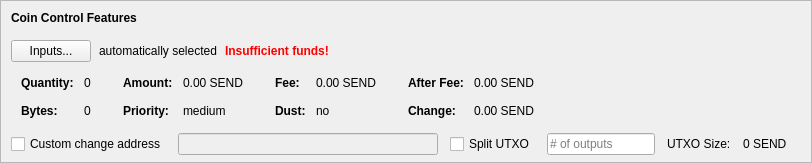
    <widget class="QFrame" name="frameCoinControl">
     <property name="sizePolicy">
      <sizepolicy hsizetype="Expanding" vsizetype="Expanding">
       <horstretch>0</horstretch>
       <verstretch>0</verstretch>
      </sizepolicy>
     </property>
     <property name="maximumSize">
      <size>
       <width>16777215</width>
       <height>16777215</height>
      </size>
     </property>
     <property name="frameShape">
      <enum>QFrame::StyledPanel</enum>
     </property>
     <property name="frameShadow">
      <enum>QFrame::Sunken</enum>
     </property>
     <layout class="QVBoxLayout" name="verticalLayoutCoinControl2">
      <property name="spacing">
       <number>0</number>
      </property>
      <property name="leftMargin">
       <number>0</number>
      </property>
      <property name="topMargin">
       <number>0</number>
      </property>
      <property name="rightMargin">
       <number>0</number>
      </property>
      <property name="bottomMargin">
       <number>6</number>
      </property>
      <item>
       <layout class="QVBoxLayout" name="verticalLayoutCoinControl" stretch="0,0,0,0,1">
        <property name="spacing">
         <number>0</number>
        </property>
        <property name="leftMargin">
         <number>10</number>
        </property>
        <property name="topMargin">
         <number>10</number>
        </property>
        <item>
         <layout class="QHBoxLayout" name="horizontalLayoutCoinControl1">
          <property name="bottomMargin">
           <number>15</number>
          </property>
          <item>
           <widget class="QLabel" name="labelCoinControlFeatures">
            <property name="sizePolicy">
             <sizepolicy hsizetype="Preferred" vsizetype="Maximum">
              <horstretch>0</horstretch>
              <verstretch>0</verstretch>
             </sizepolicy>
            </property>
            <property name="font">
             <font>
              <weight>75</weight>
              <bold>true</bold>
             </font>
            </property>
            <property name="styleSheet">
             <string notr="true">font-weight:bold;</string>
            </property>
            <property name="text">
             <string>Coin Control Features</string>
            </property>
           </widget>
          </item>
         </layout>
        </item>
        <item>
         <layout class="QHBoxLayout" name="horizontalLayoutCoinControl2" stretch="0,0,0,0">
          <property name="spacing">
           <number>8</number>
          </property>
          <property name="bottomMargin">
           <number>10</number>
          </property>
          <item>
           <widget class="QPushButton" name="pushButtonCoinControl">
            <property name="styleSheet">
             <string notr="true"/>
            </property>
            <property name="text">
             <string>Inputs...</string>
            </property>
            <property name="autoDefault">
             <bool>false</bool>
            </property>
           </widget>
          </item>
          <item>
           <widget class="QLabel" name="labelCoinControlAutomaticallySelected">
            <property name="text">
             <string>automatically selected</string>
            </property>
            <property name="margin">
             <number>5</number>
            </property>
           </widget>
          </item>
          <item>
           <widget class="QLabel" name="labelCoinControlInsuffFunds">
            <property name="font">
             <font>
              <weight>75</weight>
              <bold>true</bold>
             </font>
            </property>
            <property name="styleSheet">
             <string notr="true">color:red;font-weight:bold;</string>
            </property>
            <property name="text">
             <string>Insufficient funds!</string>
            </property>
            <property name="margin">
             <number>5</number>
            </property>
           </widget>
          </item>
          <item>
           <spacer name="horizontalSpacerCoinControl">
            <property name="orientation">
             <enum>Qt::Horizontal</enum>
            </property>
            <property name="sizeHint" stdset="0">
             <size>
              <width>40</width>
              <height>1</height>
             </size>
            </property>
           </spacer>
          </item>
         </layout>
        </item>
        <item>
         <widget class="QWidget" name="widgetCoinControl" native="true">
          <property name="sizePolicy">
           <sizepolicy hsizetype="Preferred" vsizetype="Preferred">
            <horstretch>0</horstretch>
            <verstretch>0</verstretch>
           </sizepolicy>
          </property>
          <property name="minimumSize">
           <size>
            <width>0</width>
            <height>0</height>
           </size>
          </property>
          <property name="styleSheet">
           <string notr="true"/>
          </property>
          <layout class="QHBoxLayout" name="horizontalLayoutCoinControl5">
           <property name="leftMargin">
            <number>0</number>
           </property>
           <property name="topMargin">
            <number>0</number>
           </property>
           <property name="rightMargin">
            <number>0</number>
           </property>
           <property name="bottomMargin">
            <number>0</number>
           </property>
           <item>
            <layout class="QHBoxLayout" name="horizontalLayoutCoinControl3" stretch="0,0,0,1">
             <property name="spacing">
              <number>20</number>
             </property>
             <property name="topMargin">
              <number>0</number>
             </property>
             <property name="bottomMargin">
              <number>10</number>
             </property>
             <item>
              <layout class="QFormLayout" name="formLayoutCoinControl1">
               <property name="horizontalSpacing">
                <number>10</number>
               </property>
               <property name="verticalSpacing">
                <number>14</number>
               </property>
               <property name="leftMargin">
                <number>10</number>
               </property>
               <property name="topMargin">
                <number>4</number>
               </property>
               <property name="rightMargin">
                <number>6</number>
               </property>
               <item row="0" column="0">
                <widget class="QLabel" name="labelCoinControlQuantityText">
                 <property name="font">
                  <font>
                   <weight>75</weight>
                   <bold>true</bold>
                  </font>
                 </property>
                 <property name="text">
                  <string>Quantity:</string>
                 </property>
                 <property name="margin">
                  <number>0</number>
                 </property>
                </widget>
               </item>
               <item row="0" column="1">
                <widget class="QLabel" name="labelCoinControlQuantity">
                 <property name="cursor">
                  <cursorShape>IBeamCursor</cursorShape>
                 </property>
                 <property name="contextMenuPolicy">
                  <enum>Qt::ActionsContextMenu</enum>
                 </property>
                 <property name="text">
                  <string notr="true">0</string>
                 </property>
                 <property name="margin">
                  <number>0</number>
                 </property>
                 <property name="textInteractionFlags">
                  <set>Qt::LinksAccessibleByMouse|Qt::TextSelectableByKeyboard|Qt::TextSelectableByMouse</set>
                 </property>
                </widget>
               </item>
               <item row="1" column="0">
                <widget class="QLabel" name="labelCoinControlBytesText">
                 <property name="font">
                  <font>
                   <weight>75</weight>
                   <bold>true</bold>
                  </font>
                 </property>
                 <property name="text">
                  <string>Bytes:</string>
                 </property>
                </widget>
               </item>
               <item row="1" column="1">
                <widget class="QLabel" name="labelCoinControlBytes">
                 <property name="cursor">
                  <cursorShape>IBeamCursor</cursorShape>
                 </property>
                 <property name="contextMenuPolicy">
                  <enum>Qt::ActionsContextMenu</enum>
                 </property>
                 <property name="text">
                  <string notr="true">0</string>
                 </property>
                 <property name="textInteractionFlags">
                  <set>Qt::LinksAccessibleByMouse|Qt::TextSelectableByKeyboard|Qt::TextSelectableByMouse</set>
                 </property>
                </widget>
               </item>
              </layout>
             </item>
             <item>
              <layout class="QFormLayout" name="formLayoutCoinControl2">
               <property name="horizontalSpacing">
                <number>10</number>
               </property>
               <property name="verticalSpacing">
                <number>14</number>
               </property>
               <property name="leftMargin">
                <number>6</number>
               </property>
               <property name="topMargin">
                <number>4</number>
               </property>
               <property name="rightMargin">
                <number>6</number>
               </property>
               <item row="0" column="0">
                <widget class="QLabel" name="labelCoinControlAmountText">
                 <property name="font">
                  <font>
                   <weight>75</weight>
                   <bold>true</bold>
                  </font>
                 </property>
                 <property name="text">
                  <string>Amount:</string>
                 </property>
                 <property name="margin">
                  <number>0</number>
                 </property>
                </widget>
               </item>
               <item row="0" column="1">
                <widget class="QLabel" name="labelCoinControlAmount">
                 <property name="cursor">
                  <cursorShape>IBeamCursor</cursorShape>
                 </property>
                 <property name="contextMenuPolicy">
                  <enum>Qt::ActionsContextMenu</enum>
                 </property>
                 <property name="text">
                  <string notr="true">0.00 SEND</string>
                 </property>
                 <property name="textInteractionFlags">
                  <set>Qt::LinksAccessibleByMouse|Qt::TextSelectableByKeyboard|Qt::TextSelectableByMouse</set>
                 </property>
                </widget>
               </item>
               <item row="1" column="0">
                <widget class="QLabel" name="labelCoinControlPriorityText">
                 <property name="font">
                  <font>
                   <weight>75</weight>
                   <bold>true</bold>
                  </font>
                 </property>
                 <property name="text">
                  <string>Priority:</string>
                 </property>
                </widget>
               </item>
               <item row="1" column="1">
                <widget class="QLabel" name="labelCoinControlPriority">
                 <property name="cursor">
                  <cursorShape>IBeamCursor</cursorShape>
                 </property>
                 <property name="contextMenuPolicy">
                  <enum>Qt::ActionsContextMenu</enum>
                 </property>
                 <property name="text">
                  <string>medium</string>
                 </property>
                 <property name="textInteractionFlags">
                  <set>Qt::LinksAccessibleByMouse|Qt::TextSelectableByKeyboard|Qt::TextSelectableByMouse</set>
                 </property>
                </widget>
               </item>
              </layout>
             </item>
             <item>
              <layout class="QFormLayout" name="formLayoutCoinControl3">
               <property name="horizontalSpacing">
                <number>10</number>
               </property>
               <property name="verticalSpacing">
                <number>14</number>
               </property>
               <property name="leftMargin">
                <number>6</number>
               </property>
               <property name="topMargin">
                <number>4</number>
               </property>
               <property name="rightMargin">
                <number>6</number>
               </property>
               <item row="0" column="0">
                <widget class="QLabel" name="labelCoinControlFeeText">
                 <property name="font">
                  <font>
                   <weight>75</weight>
                   <bold>true</bold>
                  </font>
                 </property>
                 <property name="text">
                  <string>Fee:</string>
                 </property>
                 <property name="margin">
                  <number>0</number>
                 </property>
                </widget>
               </item>
               <item row="0" column="1">
                <widget class="QLabel" name="labelCoinControlFee">
                 <property name="cursor">
                  <cursorShape>IBeamCursor</cursorShape>
                 </property>
                 <property name="contextMenuPolicy">
                  <enum>Qt::ActionsContextMenu</enum>
                 </property>
                 <property name="text">
                  <string notr="true">0.00 SEND</string>
                 </property>
                 <property name="textInteractionFlags">
                  <set>Qt::LinksAccessibleByMouse|Qt::TextSelectableByKeyboard|Qt::TextSelectableByMouse</set>
                 </property>
                </widget>
               </item>
               <item row="1" column="0">
                <widget class="QLabel" name="labelCoinControlLowOutputText">
                 <property name="font">
                  <font>
                   <weight>75</weight>
                   <bold>true</bold>
                  </font>
                 </property>
                 <property name="text">
                  <string>Dust:</string>
                 </property>
                </widget>
               </item>
               <item row="1" column="1">
                <widget class="QLabel" name="labelCoinControlLowOutput">
                 <property name="cursor">
                  <cursorShape>IBeamCursor</cursorShape>
                 </property>
                 <property name="contextMenuPolicy">
                  <enum>Qt::ActionsContextMenu</enum>
                 </property>
                 <property name="text">
                  <string>no</string>
                 </property>
                 <property name="textInteractionFlags">
                  <set>Qt::LinksAccessibleByMouse|Qt::TextSelectableByKeyboard|Qt::TextSelectableByMouse</set>
                 </property>
                </widget>
               </item>
              </layout>
             </item>
             <item>
              <layout class="QFormLayout" name="formLayoutCoinControl4">
               <property name="horizontalSpacing">
                <number>10</number>
               </property>
               <property name="verticalSpacing">
                <number>14</number>
               </property>
               <property name="leftMargin">
                <number>6</number>
               </property>
               <property name="topMargin">
                <number>4</number>
               </property>
               <property name="rightMargin">
                <number>6</number>
               </property>
               <item row="0" column="0">
                <widget class="QLabel" name="labelCoinControlAfterFeeText">
                 <property name="font">
                  <font>
                   <weight>75</weight>
                   <bold>true</bold>
                  </font>
                 </property>
                 <property name="text">
                  <string>After Fee:</string>
                 </property>
                 <property name="margin">
                  <number>0</number>
                 </property>
                </widget>
               </item>
               <item row="0" column="1">
                <widget class="QLabel" name="labelCoinControlAfterFee">
                 <property name="cursor">
                  <cursorShape>IBeamCursor</cursorShape>
                 </property>
                 <property name="contextMenuPolicy">
                  <enum>Qt::ActionsContextMenu</enum>
                 </property>
                 <property name="text">
                  <string notr="true">0.00 SEND</string>
                 </property>
                 <property name="textInteractionFlags">
                  <set>Qt::LinksAccessibleByMouse|Qt::TextSelectableByKeyboard|Qt::TextSelectableByMouse</set>
                 </property>
                </widget>
               </item>
               <item row="1" column="0">
                <widget class="QLabel" name="labelCoinControlChangeText">
                 <property name="font">
                  <font>
                   <weight>75</weight>
                   <bold>true</bold>
                  </font>
                 </property>
                 <property name="text">
                  <string>Change:</string>
                 </property>
                </widget>
               </item>
               <item row="1" column="1">
                <widget class="QLabel" name="labelCoinControlChange">
                 <property name="cursor">
                  <cursorShape>IBeamCursor</cursorShape>
                 </property>
                 <property name="contextMenuPolicy">
                  <enum>Qt::ActionsContextMenu</enum>
                 </property>
                 <property name="text">
                  <string notr="true">0.00 SEND</string>
                 </property>
                 <property name="textInteractionFlags">
                  <set>Qt::LinksAccessibleByMouse|Qt::TextSelectableByKeyboard|Qt::TextSelectableByMouse</set>
                 </property>
                </widget>
               </item>
              </layout>
             </item>
            </layout>
           </item>
          </layout>
         </widget>
        </item>
        <item>
         <layout class="QHBoxLayout" name="horizontalLayoutCoinControl4" stretch="0,0,0,0,0,0,0">
          <property name="spacing">
           <number>12</number>
          </property>
          <property name="sizeConstraint">
           <enum>QLayout::SetDefaultConstraint</enum>
          </property>
          <property name="topMargin">
           <number>5</number>
          </property>
          <property name="rightMargin">
           <number>5</number>
          </property>
          <item>
           <widget class="QCheckBox" name="checkBoxCoinControlChange">
            <property name="toolTip">
             <string>If this is activated, but the change address is empty or invalid, change will be sent to a newly generated address.</string>
            </property>
            <property name="text">
             <string>Custom change address</string>
            </property>
           </widget>
          </item>
          <item>
           <widget class="QValidatedLineEdit" name="lineEditCoinControlChange">
            <property name="enabled">
             <bool>false</bool>
            </property>
            <property name="sizePolicy">
             <sizepolicy hsizetype="Expanding" vsizetype="Fixed">
              <horstretch>0</horstretch>
              <verstretch>0</verstretch>
             </sizepolicy>
            </property>
           </widget>
          </item>
          <item>
           <widget class="QCheckBox" name="splitBlockCheckBox">
            <property name="text">
             <string>Split UTXO</string>
            </property>
           </widget>
          </item>
          <item>
           <widget class="QLineEdit" name="splitBlockLineEdit">
            <property name="sizePolicy">
             <sizepolicy hsizetype="Fixed" vsizetype="Fixed">
              <horstretch>50</horstretch>
              <verstretch>0</verstretch>
             </sizepolicy>
            </property>
            <property name="placeholderText">
             <string># of outputs</string>
            </property>
           </widget>
          </item>
          <item>
           <widget class="QLabel" name="labelBlockSizeText">
            <property name="text">
             <string>UTXO Size:</string>
            </property>
           </widget>
          </item>
          <item>
           <widget class="QLabel" name="labelBlockSize">
            <property name="text">
             <string>0 SEND</string>
            </property>
           </widget>
          </item>
          <item>
           <widget class="QLabel" name="labelCoinControlChangeLabel">
            <property name="sizePolicy">
             <sizepolicy hsizetype="Preferred" vsizetype="Expanding">
              <horstretch>0</horstretch>
              <verstretch>0</verstretch>
             </sizepolicy>
            </property>
            <property name="minimumSize">
             <size>
              <width>0</width>
              <height>0</height>
             </size>
            </property>
            <property name="text">
             <string/>
            </property>
            <property name="margin">
             <number>3</number>
            </property>
           </widget>
          </item>
         </layout>
        </item>
        <item>
         <spacer name="verticalSpacerCoinControl">
          <property name="orientation">
           <enum>Qt::Vertical</enum>
          </property>
          <property name="sizeHint" stdset="0">
           <size>
            <width>800</width>
            <height>1</height>
           </size>
          </property>
         </spacer>
        </item>
       </layout>
      </item>
     </layout>
    </widget>
